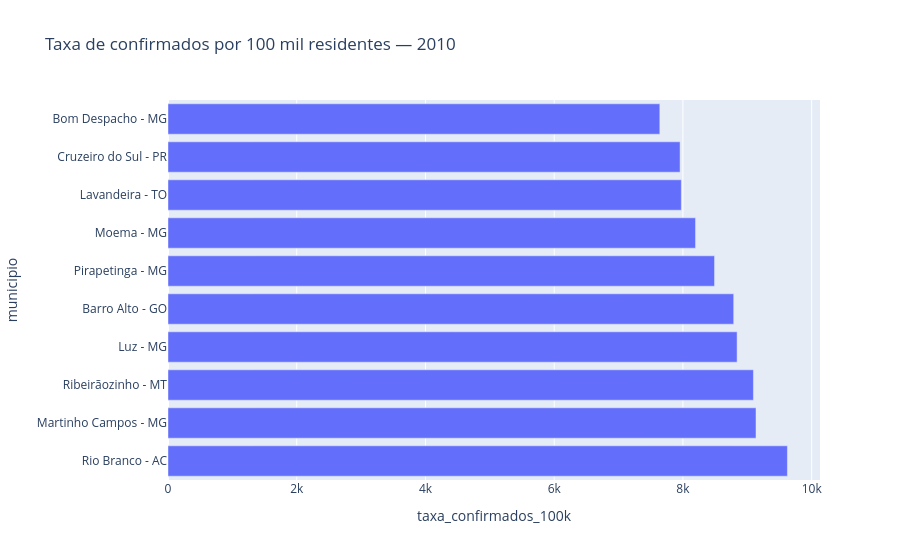

Write notebook code for a chart like this one.
### Markdown cell above
## Taxas municipais anuais

População residente do mesmo ano e chave IBGE. Nunca se divide a soma de vários anos por uma única população censitária. A seleção abaixo usa 2010; altere apenas para um ano com denominador disponível.

### Code cell
YEAR = 2010
municipal = panel.filter((pl.col("ano") == YEAR) & pl.col("correspondencia_populacao"))
if not municipal.height:
    raise ValueError(f"Sem denominador válido para {YEAR}")
display(municipal.select("codigo_municipio", "municipio", "populacao", "notificacoes", "casos_confirmados", "taxa_confirmados_100k").sort("taxa_confirmados_100k", descending=True))
px.bar(municipal.sort("taxa_confirmados_100k", descending=True).head(10).to_pandas(), x="taxa_confirmados_100k", y="municipio", orientation="h", title=f"Taxa de confirmados por 100 mil residentes — {YEAR}").show()
states = municipal.with_columns(pl.col("codigo_municipio").str.slice(0, 2).alias("UF_codigo")).group_by("UF_codigo").agg(pl.col("notificacoes").sum(), pl.col("casos_confirmados").sum(), pl.col("populacao").sum()).with_columns((pl.col("casos_confirmados") / pl.col("populacao") * 100_000).alias("taxa_confirmados_100k"))
display(states)

### Figure 1 — Plotly figure (JSON) as saved in the notebook; plotly's stock layout.template omitted (floating-point values rounded to 4 significant figures)
{"data": [{"hovertemplate": "taxa_confirmados_100k=%{x}<br>municipio=%{y}<extra></extra>", "legendgroup": "", "marker": {"color": "#636efa", "pattern": {"shape": ""}}, "name": "", "orientation": "h", "showlegend": false, "textposition": "auto", "type": "bar", "x": [9623.0, 9135.0, 9095.0, 8841.0, 8788.0, 8491.0, 8196.0, 7975.0, 7955.0, 7641.0], "xaxis": "x", "y": ["Rio Branco - AC", "Martinho Campos - MG", "Ribeirãozinho - MT", "Luz - MG", "Barro Alto - GO", "Pirapetinga - MG", "Moema - MG", "Lavandeira - TO", "Cruzeiro do Sul - PR", "Bom Despacho - MG"], "yaxis": "y"}], "layout": {"barmode": "relative", "legend": {"tracegroupgap": 0}, "title": {"text": "Taxa de confirmados por 100 mil residentes — 2010"}, "xaxis": {"anchor": "y", "domain": [0.0, 1.0], "title": {"text": "taxa_confirmados_100k"}}, "yaxis": {"anchor": "x", "domain": [0.0, 1.0], "title": {"text": "municipio"}}}}
